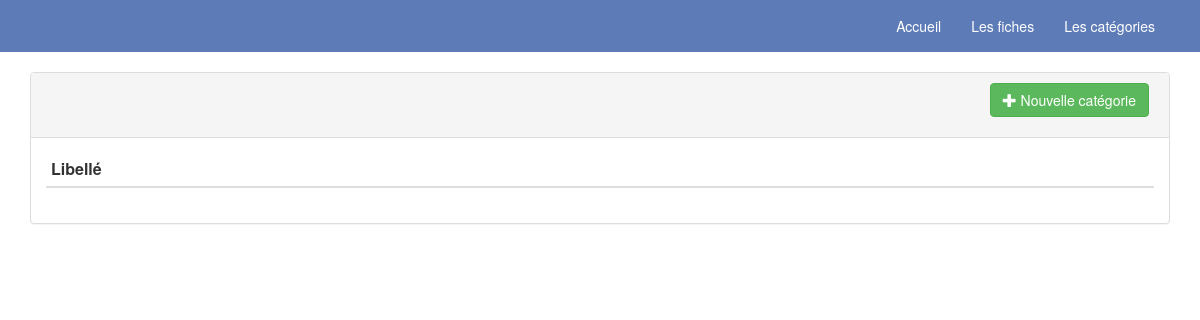
Page /categories on the earlier database version.
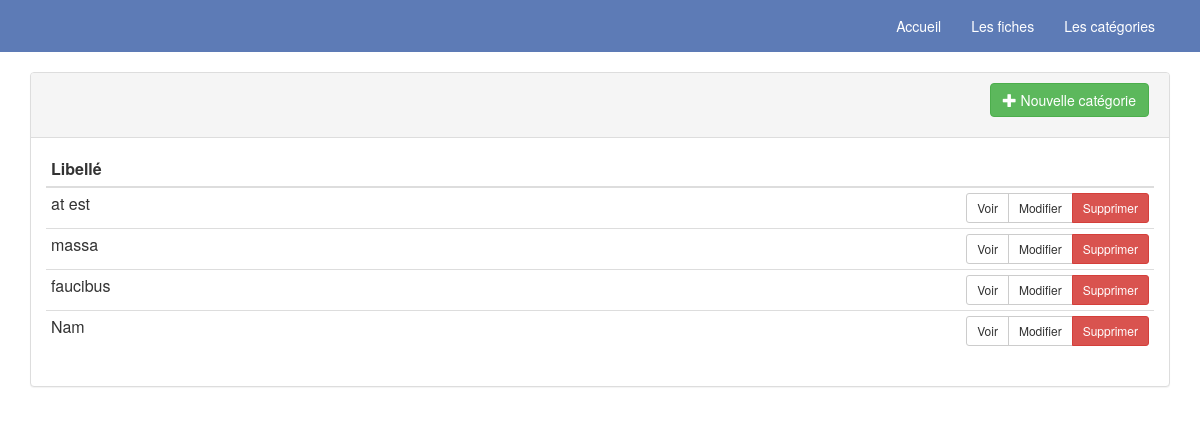
Same page on the later database version.
### tables this page shows
CREATE TABLE categorie
(
	id int NOT NULL AUTO_INCREMENT,
	libelle varchar(50),

	PRIMARY KEY (id)
);

### controllers/controller.php (called while the page is built, shortened)
<?php
class Controller {
    protected $template;
    public function Controller() {
        $this->template = Configuration::getConfiguration("defaultTemplate");
    }
    protected function renderTemplate($data = array()) {
        include($this->template);
    }
}
?>

### controllers/categoriesController.php (called while the page is built, shortened)
<?php
require_once("controller.php");
class CategoriesController extends Controller{
    public function index() {
        $categories = Categorie::all();
        $data = array("categories" => $categories);
        $this->renderTemplate($data);
    }
}
?>

### application.php (called while the page is built, shortened)
<?php
require_once "helpers/database_helpers.php";
require_once "controllers/categoriesController.php";
class Application {
    public function Application() {
        $this->getRoute();
    }
    private function getRoute() {
        $router = Router::getRouter();
        $url = $_SERVER['REQUEST_URI'];
        $method = $_SERVER["REQUEST_METHOD"];
        $router = $router->getRoute($url, $method);
        $controller = new $router->controller();
        $controller->{$router->action}($router->params);
    }
}
?>

### web/index.php (called while the page is built)
<?php
include_once "../application.php";
new Application();
?>

### helpers/database_helpers.php (called while the page is built, shortened)
<?php
class DBHelpers{
    private $hostname;
    private $user;
    private $password;
    private $driver;
    public function DBHelpers($hostname, $user, $password, $dbname, $port = 3306, $driver = 'mysql'){
        $this->hostname     = $hostname;
        $this->user         = $user;
        $this->password     = $password;
        $this->db           = $dbname;
        $this->driver       = $driver;
    }
    private function getDSN(){
        return "$this->driver:host=$this->hostname;dbname=$this->db";
    }
    public function select($sql, $class){
        $dbh = $this->connect();
        $stmt = $dbh->query($sql);
        return $stmt->fetchAll(PDO::FETCH_CLASS, $class);
    }
    private function connect(){
        $pdo = null;
        try{
            $pdo = new PDO($this->getDSN(), $this->user, $this->password);
        }catch (Exception $e){
            throw new Exception( "Connexion à la base de données impossible." );
        }
        return $pdo;
    }
}
?>

### models/model.php (called while the page is built, shortened)
<?php
class Model {
    public static function all( ) {
        $retour = array();
        $class = get_called_class();
        $table_name = $class::$table_name;
        $sql = "SELECT * FROM $table_name ORDER BY id DESC;";
        $dbh = DBHelpers::getDBHelpers();
        try{
            $retour  = $dbh->select($sql, $class);
        }catch(Exception $e){
            $_SESSION["notice"]["error"][] = $e->getMessage();
        }
        return $retour;
    }
}

### views/categories/index.php (the view)
<div class="panel panel-default">
    <div class="panel-heading">
        <ul class="list-inline panel-links" style="text-align:right;">
            <li>
                <a class='btn btn-success' href="/categories/nouveau"><i class="glyphicon glyphicon-plus"></i> Nouvelle catégorie</a>
            </li>
        </ul>
    </div>
    <div class="panel-body">
        <table class="table table-hover table-stripped table-condensed">
            <thead>
            <tr>
                <th>Libellé</th>
                <th></th>
            </tr>
            </thead>
            <tbody>
                <?php
                foreach($data["categories"] as $categorie){
                    $id = $categorie->id;
                    $libelle = $categorie->libelle;
                    echo "            <tr>";
                    echo "                <td>$libelle</td>";
                    echo "                <td align='right'>";
                    echo "                    <span class='btn-group btn-group-sm' role='group'>";
                    echo "                        <a class='btn btn-sm btn-default' href='categories/$id'>Voir</a>";
                    echo "                        <a class='btn btn-sm btn-default' href='categories/$id/modifier'>Modifier</a>";
                    echo "                        <a class='btn btn-sm btn-danger' href='categories/$id/supprimer' method='delete'>Supprimer</a>";
                    echo "                    </span>";
                    echo "                </td>";
                    echo "            </tr>";
                }
                ?>
            </tbody>
        </table>
    </div>
</div>

Differences in the rows shown:
added categorie: libelle "at est"
added categorie: libelle "massa"
added categorie: libelle "faucibus"
added categorie: libelle "Nam"
